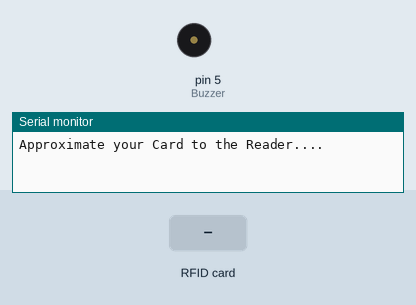
Recording of a sketch running on a simulated Arduino Uno, built with avr-gcc and run on an emulated ATmega328P. Parts: buzzer (waves = sounding, pin HIGH), the last lines printed to the serial monitor. The test bench sets the inputs (shaded band). Pins used as bus, display or sensor lines are not drawn.

Above: at 1.2 s.
1.3 s: RFID card E0 7E E5 87 held to the reader
At 2.6 s:
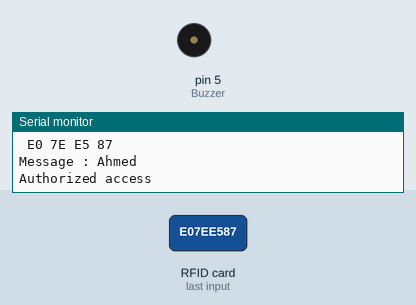
2.9 s: RFID card 9F 30 19 89 held to the reader
At 4.1 s:
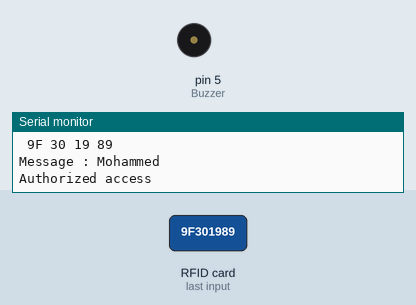
4.4 s: RFID card 5E 7A 19 C4 held to the reader
At 4.7 s:
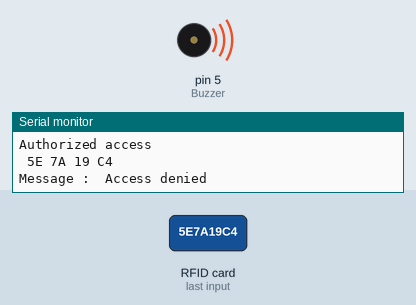
Timing chart, 0 to 7.4 s (numbered marks = the images above; inputs shaded):
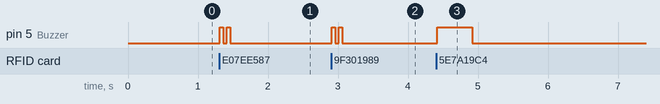

The sketch:

RFID_Project1.ino
```cpp
//https://www.youtube.com/arafamicrosystems
//www.fb.com/arafa.microsys
#include <SPI.h>
#include <MFRC522.h>
#define SS_PIN 10
#define RST_PIN 9
#define Buzzer 5
MFRC522 rfid(SS_PIN, RST_PIN); // Instance of the class
bool flag=false;
bool flag1=false;

void setup()
{
  Serial.begin(9600);
  SPI.begin();      // Initiate  SPI bus
  rfid.PCD_Init(); // Init MFRC522
  pinMode(Buzzer,OUTPUT);
  Serial.println("Approximate your Card to the Reader....");
}
void loop()
{
  rfid1();
  if(flag)
  {
    digitalWrite(Buzzer,HIGH);
    delay(50);
    digitalWrite(Buzzer,LOW);
    delay(50);
    digitalWrite(Buzzer,HIGH);
    delay(50);
    digitalWrite(Buzzer,LOW);
    delay(1000);
    flag=false;
  }

}

void rfid1()
{
  if (rfid.PICC_IsNewCardPresent() && rfid.PICC_ReadCardSerial()) {
  String UID="";
  for (byte i=0;i<rfid.uid.size;i++)
  {
     Serial.print(rfid.uid.uidByte[i] < 0x10 ? " 0" : " ");// E8 07 C7 D2
     Serial.print(rfid.uid.uidByte[i], HEX);
     UID.concat(String(rfid.uid.uidByte[i] < 0x10 ? " 0" : " ")); // 0E c2 12
     UID.concat(String(rfid.uid.uidByte[i], HEX));
  }
  Serial.println();
  Serial.print("Message : ");
  UID.toUpperCase();
  // E8 07 C7 D2
  if (UID.substring(1) == "E0 7E E5 87") //change here the UID of the card/cards that you want to give access
  {
    Serial.println("Ahmed");
    Serial.println("Authorized access");
    flag=true;
  }else if(UID.substring(1) == "9F 30 19 89")
  {
    Serial.println("Mohammed");
    Serial.println("Authorized access");
    flag=true;
  }else
  {
    Serial.println(" Access denied");
    digitalWrite(Buzzer,HIGH);
    delay(500);
    digitalWrite(Buzzer,LOW);
    delay(800);
    flag=false;
  }

  rfid.PICC_HaltA();
  // Stop encryption on PCD
  rfid.PCD_StopCrypto1();

}
}
```

Measured:
- after the input at 1.3 s, pin 5 (Buzzer): alternates HIGH for 0.05 s and LOW for 0.05 s, 4 changes in all, then stays LOW, starting at once
- after the input at 2.9 s, pin 5 (Buzzer): alternates HIGH for 0.05 s and LOW for 0.05 s, 4 changes in all, then stays LOW, starting at once
- after the input at 4.4 s, pin 5 (Buzzer): LOW → HIGH at once, → LOW 0.50 s later
